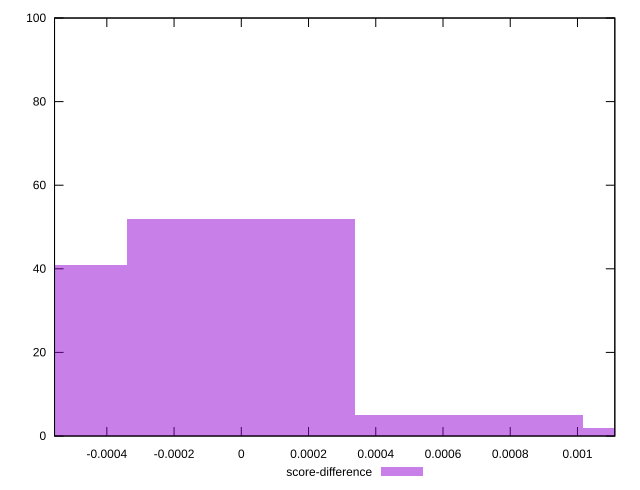

Generate this figure with gnuplot:
reset

$scoreDifference <<EOF
-0.000678187862792148 41
0 52
0.001356375725584296 2
0.000678187862792148 5
EOF

set key outside below
set boxwidth 0.000678187862792148
set xrange [-0.0005555555555555314:0.0011111111111110628]
set yrange [0:100]
set trange [0:100]
set style fill transparent solid 0.5 noborder
set terminal svg size 640, 490 enhanced background rgb 'white'
set output "reprap/uses-rel-preload/samples/pages+cached+noexternal+nofonts+nosvg+noimg+nocss/score-difference/histogram.svg"

plot $scoreDifference title "score-difference" with boxes

reset
